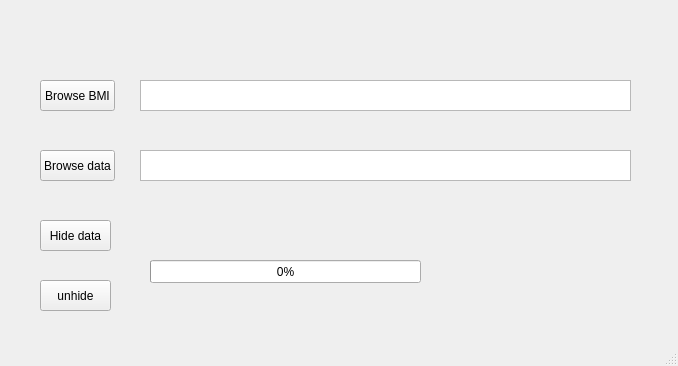
<?xml version="1.0" encoding="UTF-8"?>
<ui version="4.0">
 <class>Image_Steganographer</class>
 <widget class="QMainWindow" name="Image_Steganographer">
  <property name="geometry">
   <rect>
    <x>0</x>
    <y>0</y>
    <width>678</width>
    <height>366</height>
   </rect>
  </property>
  <property name="windowTitle">
   <string>MainWindow</string>
  </property>
  <widget class="QWidget" name="centralwidget">
   <widget class="QCommandLinkButton" name="commandLinkButton">
    <property name="geometry">
     <rect>
      <x>-250</x>
      <y>290</y>
      <width>185</width>
      <height>41</height>
     </rect>
    </property>
    <property name="text">
     <string>CommandLinkButton</string>
    </property>
   </widget>
   <widget class="QPushButton" name="btn_browse_img">
    <property name="geometry">
     <rect>
      <x>40</x>
      <y>80</y>
      <width>75</width>
      <height>31</height>
     </rect>
    </property>
    <property name="text">
     <string>Browse BMI</string>
    </property>
   </widget>
   <widget class="QTextBrowser" name="image_src">
    <property name="geometry">
     <rect>
      <x>140</x>
      <y>80</y>
      <width>491</width>
      <height>31</height>
     </rect>
    </property>
   </widget>
   <widget class="QPushButton" name="btn_browse_data">
    <property name="geometry">
     <rect>
      <x>40</x>
      <y>150</y>
      <width>75</width>
      <height>31</height>
     </rect>
    </property>
    <property name="text">
     <string>Browse data</string>
    </property>
   </widget>
   <widget class="QTextBrowser" name="data_src">
    <property name="geometry">
     <rect>
      <x>140</x>
      <y>150</y>
      <width>491</width>
      <height>31</height>
     </rect>
    </property>
   </widget>
   <widget class="QPushButton" name="btn_hide_data">
    <property name="geometry">
     <rect>
      <x>40</x>
      <y>220</y>
      <width>71</width>
      <height>31</height>
     </rect>
    </property>
    <property name="text">
     <string>Hide data</string>
    </property>
   </widget>
   <widget class="QProgressBar" name="progressBar">
    <property name="geometry">
     <rect>
      <x>150</x>
      <y>260</y>
      <width>271</width>
      <height>23</height>
     </rect>
    </property>
    <property name="value">
     <number>0</number>
    </property>
   </widget>
   <widget class="QPushButton" name="pushButton">
    <property name="geometry">
     <rect>
      <x>40</x>
      <y>280</y>
      <width>71</width>
      <height>31</height>
     </rect>
    </property>
    <property name="text">
     <string>unhide</string>
    </property>
   </widget>
  </widget>
  <widget class="QMenuBar" name="menubar">
   <property name="geometry">
    <rect>
     <x>0</x>
     <y>0</y>
     <width>678</width>
     <height>21</height>
    </rect>
   </property>
  </widget>
  <widget class="QStatusBar" name="statusbar"/>
 </widget>
 <resources/>
 <connections/>
</ui>
